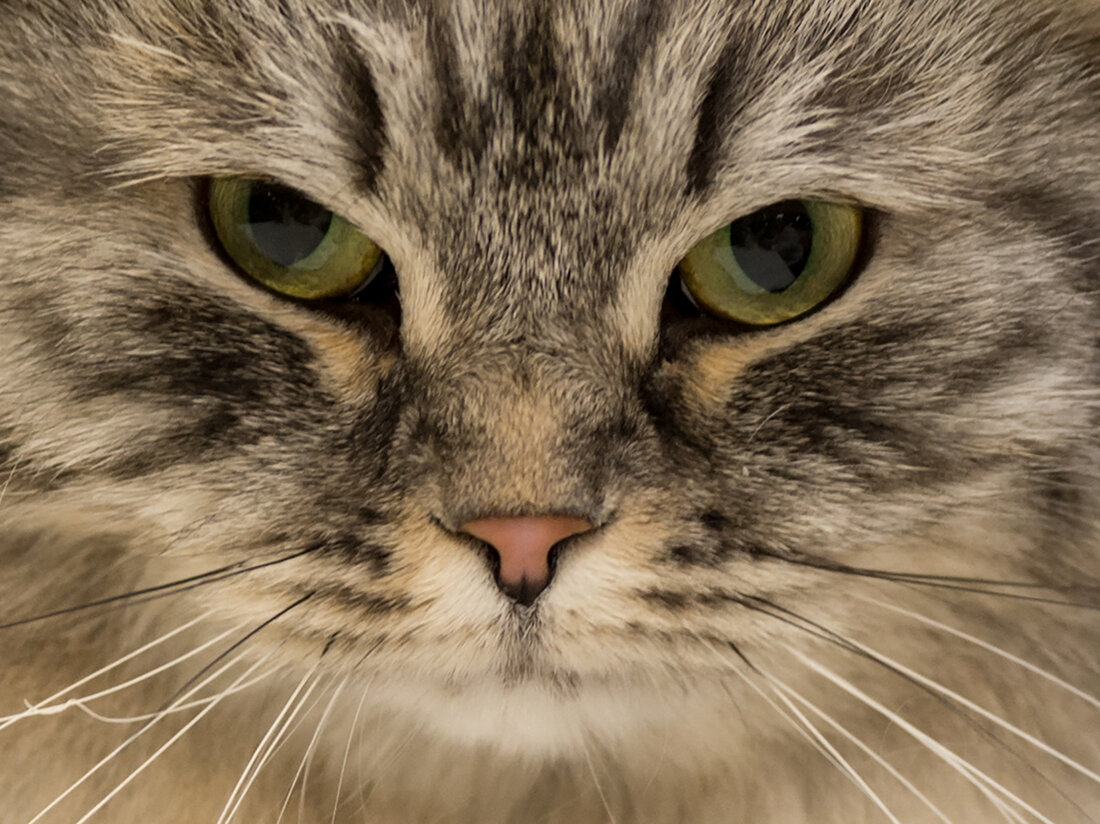
#> input picture photos/secondcat.png, 1100 x 824 px, found by its file name
$ python '07 contourDetection.py'
#> lines starting #> are read from the running program, lines starting #| are printed output that depends on the picture; after the words box and inside, x2 and y2 are one past the last pixel; in counts of white or black regions, pixels touching at a corner belong together
import cv2 as cv

# 07 Contour Detection - Detecting the contours of an image
        #contours are not the same as edges
import numpy as np

img=cv.imread('Photos/secondcat.png')
#> img is the input picture: shape (824, 1100, 3); mean B, G, R 87, 111.8, 131
cv.imshow('Cats', img)

gray = cv.cvtColor(img, cv.COLOR_BGR2GRAY)      #converting image to gray scale
#cv.imshow("Gray", gray)

blur=cv.GaussianBlur(gray, (5,5), cv.BORDER_DEFAULT)        #if we blur image before finding contours, we get fewer countours
#cv.imshow("Blur", blur)

canny_edges= cv.Canny(img, 125, 175)         #find present edges using canny
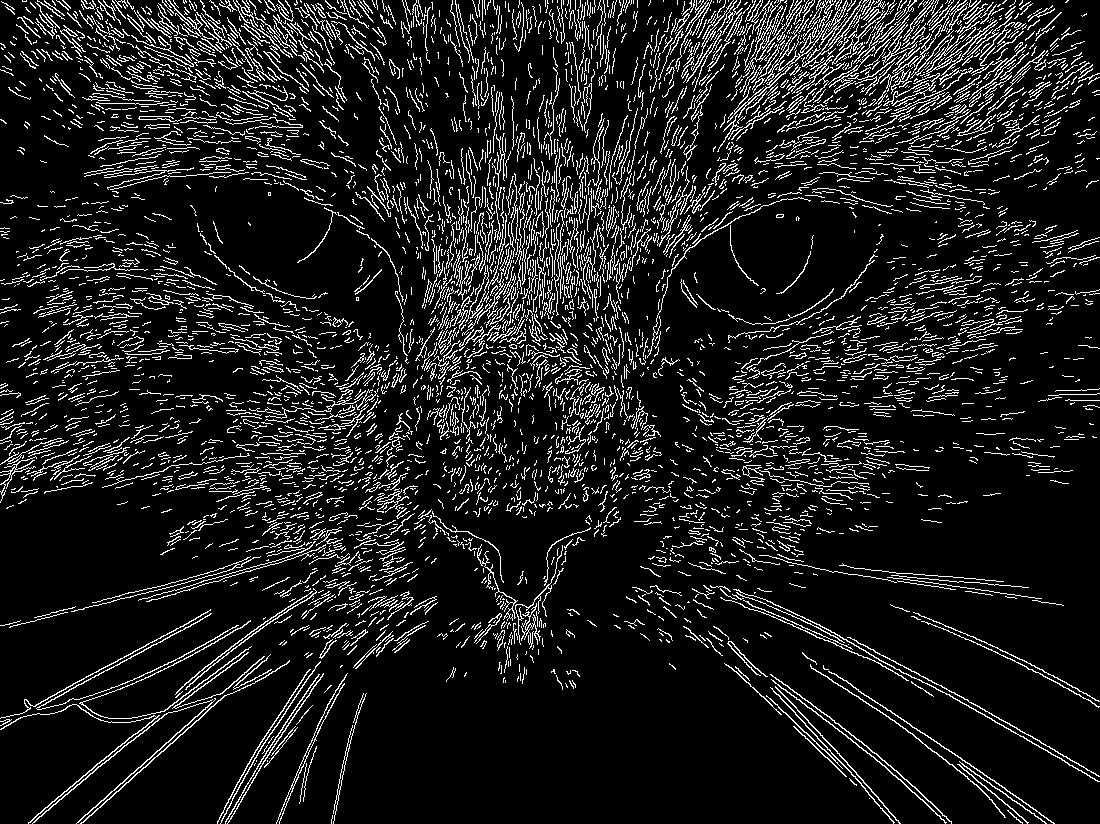
#> canny_edges: shape (824, 1100); 11.1% white in thin lines or dots
cv.imshow('Canny', canny_edges)

canny_edges_blurred= cv.Canny(blur, 125, 175)         #find present edges using canny
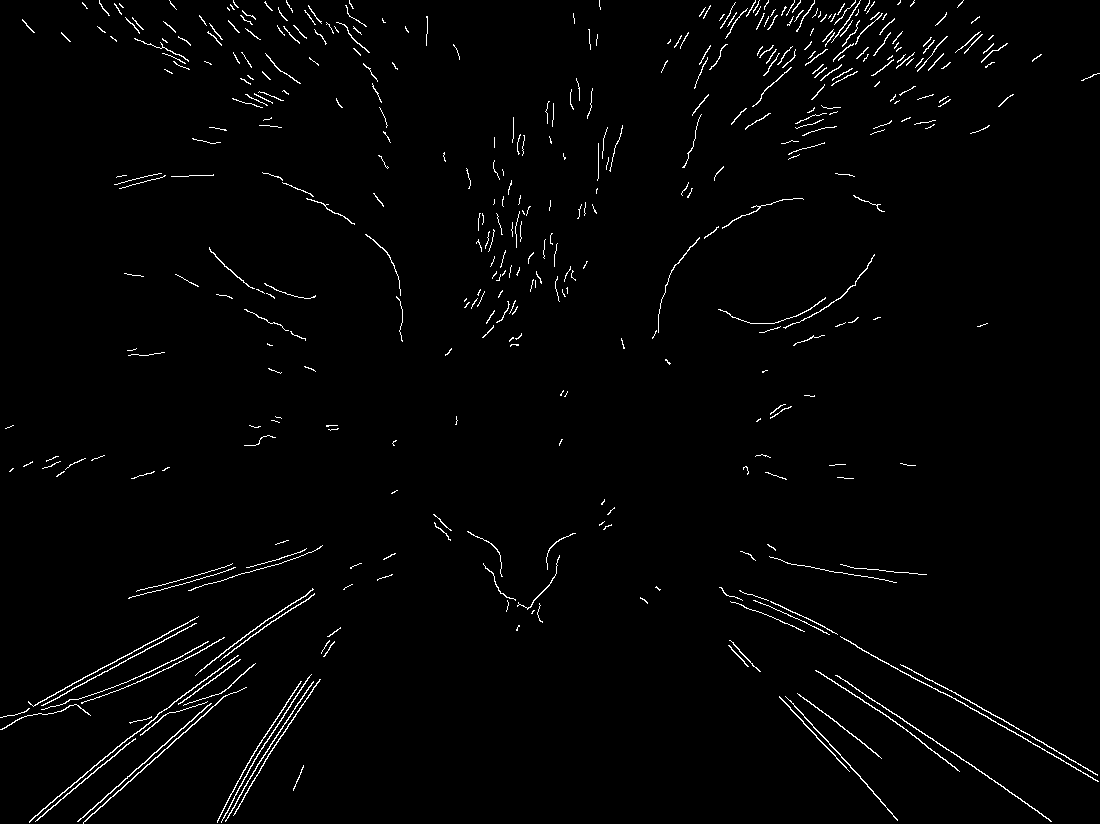
#> canny_edges_blurred: shape (824, 1100); 1.7% white in thin lines or dots
cv.imshow('Canny', canny_edges)


#Method 1 for finding contours - uses canny edges - this method returns 2 things: contours and heirarchies
contours, hierarchies = cv.findContours(canny_edges, cv.RETR_LIST, cv.CHAIN_APPROX_SIMPLE)      #this takes in <canny edges image>, <mode in which to find the contours>, <contour aproximation method>
#> contours = 4937 contours, 4755 with area under 20; largest, box (x1, y1, x2, y2) and area: (778, 0, 862, 72) 446, (733, 589, 1100, 782) 175, (832, 10, 885, 65) 168, (80, 660, 290, 824) 152, (807, 28, 836, 62) 150
                                                                        #cv.RETR_TREE: if you want want all heirarhal contours
                                                                        #cv.RETR_EXTERNAL: if you want only external contours
                                                                        #cv.RETR_LIST: if you want all the contours in the image
                                                                        #CHAIN_APPROX_NONE: does nothing, it just returns all the contours
                                                                        #CHAIN_APPROX_SIMPLE: compresses all the contours returned into simple ones that make sense
                                                                        #ex if you had a line: NONE will give you all the contours/points of that line, SIMPLE will takes all the points of the line and compress them into the 2 endpoints only

    #contours is a list, so we can find the number of contours found by printing the length of the list
#print(len(contours))            #prints how many contours there are
#print(f'{len(contours)} countour(s) found')#prints how many contours there are


#Method 2 for finding contours - uses thresholding - thresholding looks at the image and tries to binarize the image (convert it to white(255) or black(0))
                                                    #if a pixels intensity is below 125:it will be set to 0 or black
                                                    #if a pixels intensity is above 125:it is set to white or 255


ret, thresh = cv.threshold(gray, 125, 255, cv.THRESH_BINARY) #This will take <gray image>, <threshold value(125)>, <max value (255)>, <cv.THRESH_BINARY>
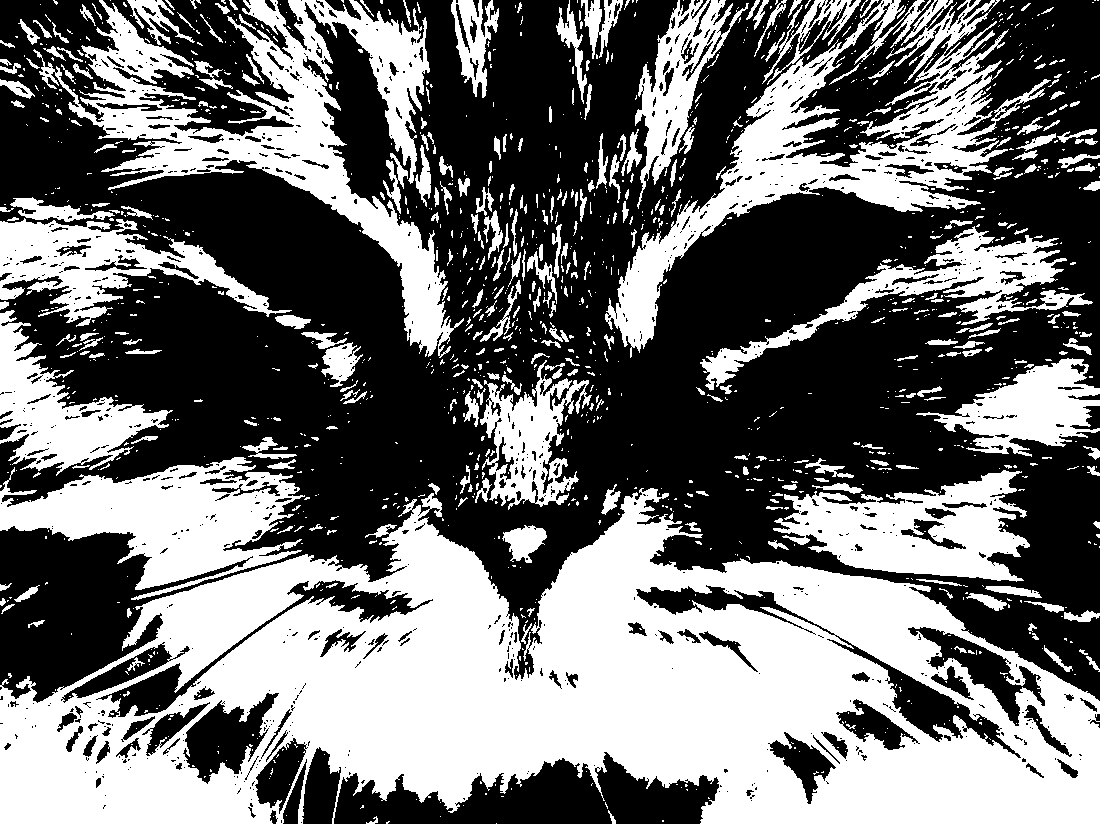
#> thresh: shape (824, 1100); 44.2% white; 1390 white regions (1053 under 20 px)
cv.imshow('Thresh',thresh )

contours2, hierarchies2 = cv.findContours(thresh, cv.RETR_LIST, cv.CHAIN_APPROX_SIMPLE)      #this takes in <canny edges image>, <mode in which to find the contours>, <contour aproximation method>
#> contours2 = 2728 contours, 2214 with area under 20; largest, box (x1, y1, x2, y2) and area: (0, 488, 1100, 824) 232778, (33, 0, 464, 358) 36034, (605, 0, 1051, 358) 32346, (0, 457, 305, 600) 20835, (773, 470, 1030, 582) 16140
#print(f'{len(contours)} countour(s) found')#prints how many contours there are


#Cool feature - You can visualize the contours found on the image by drawing over the image, basically you are drawing the contours found in thresh and canny and drawing it on the blank image
    #we are going to draw these contours on the blank kimage so we know what type of contours opencv found
    #we are going to do this with the cv.drawContours() method
blankforcanny = np.zeros(img.shape, dtype='uint8')     #create a blank image
cv.imshow('Blank', blankforcanny)

blankforthresh = np.zeros(img.shape, dtype='uint8')     #create a blank image
cv.imshow('Blank', blankforthresh)

cv.drawContours(blankforcanny, contours, -1, (0,0,255),1)      #takes in an <image to draw over>, <the contours list>, <contour index: how many contours do you want? (we want all of them so we put -1)>, <color (we can use red so 0,0,255)>,<thickness>
cv.drawContours(blankforthresh, contours2, -1, (0,0,255),1)
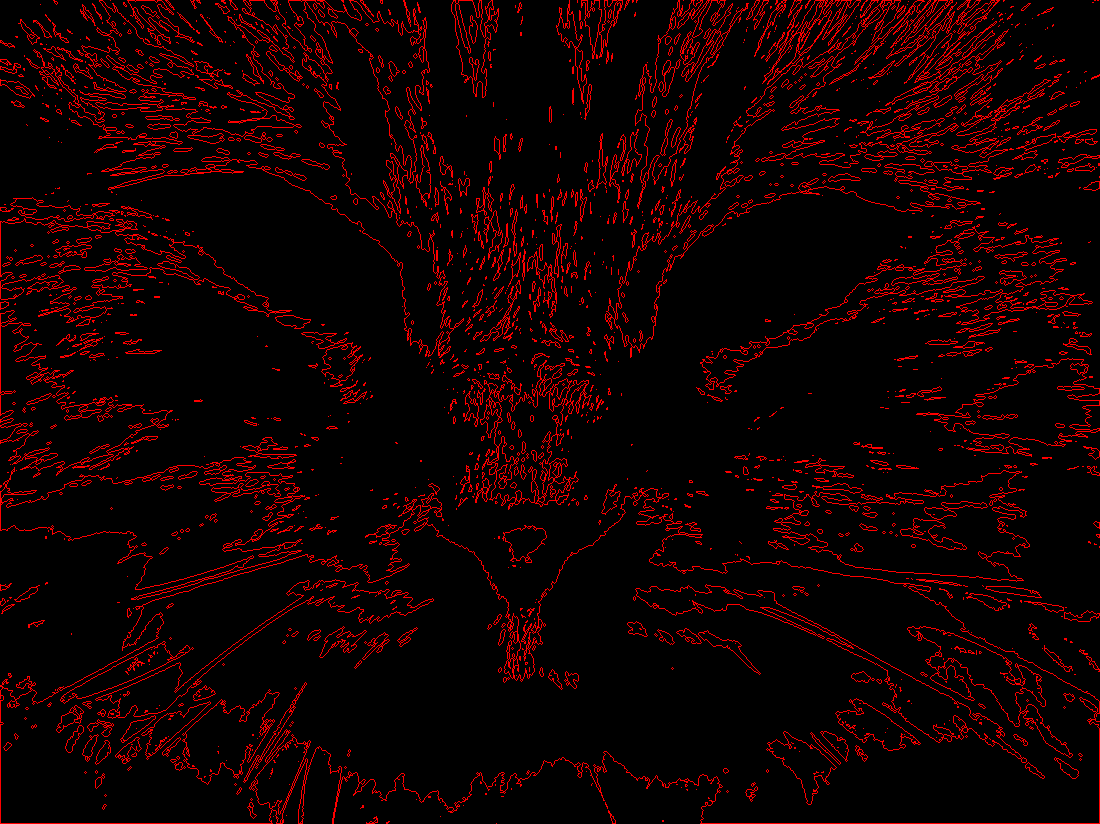
#> blankforthresh: shape (824, 1100, 3); mean of channels 0, 1, 2 0, 0, 19.5; drawn as B, G, R

cv.imshow('Contours Drawn from canny', blankforcanny)
cv.imshow('Contours Drawn from thresh', blankforthresh)

cv.waitKey(0)       #all methods need this

$ run again, with photos/group_1.png copied over photos/secondcat.png
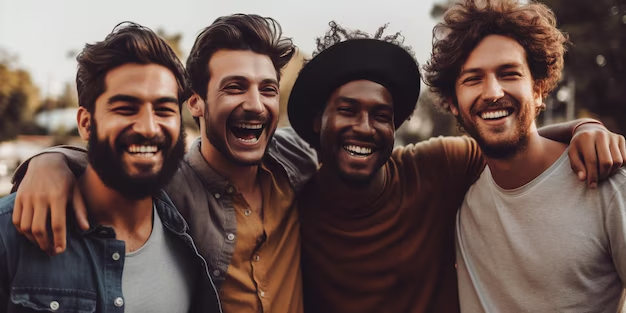
#> input picture photos/group_1.png, 626 x 313 px, found by its file name
#> img is the input picture: shape (313, 626, 3); mean B, G, R 77.8, 83.1, 103.8
#> `canny_edges= cv.Canny(img, 125, 175)`:
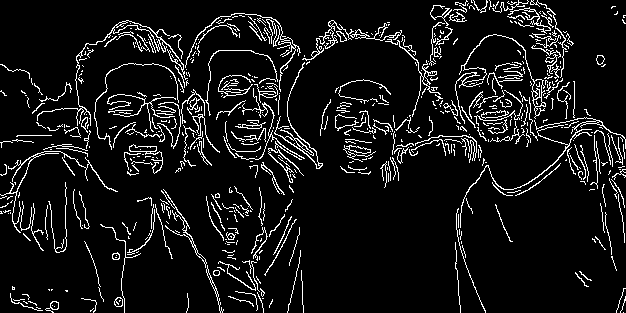
#> canny_edges: shape (313, 626); 8.4% white in thin lines or dots
#> canny_edges_blurred: shape (313, 626); 3.2% white in thin lines or dots
#> contours = 709 contours, 634 with area under 20; largest, box (x1, y1, x2, y2) and area: (37, 20, 188, 126) 408, (455, 34, 546, 124) 316, (274, 62, 323, 169) 236, (113, 20, 161, 48) 212, (129, 144, 163, 174) 162
#> thresh: shape (313, 626); 27.7% white; 196 white regions (149 under 20 px)
#> contours2 = 310 contours, 258 with area under 20; largest, box (x1, y1, x2, y2) and area: (0, 0, 465, 229) 25290, (479, 151, 598, 267) 6864, (117, 209, 183, 313) 3762, (460, 38, 626, 164) 3591, (96, 65, 180, 137) 3068
#> `cv.drawContours(blankforthresh, contours2, -1, (0,0,255),1)`:
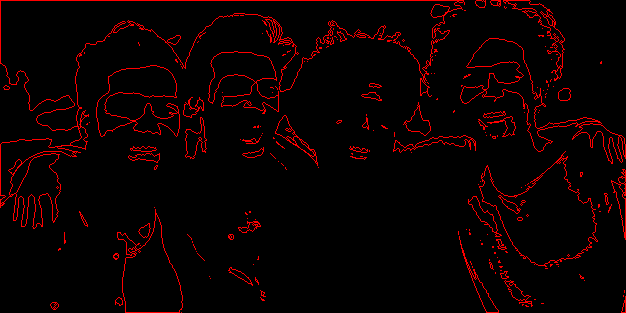
#> blankforthresh: shape (313, 626, 3); mean of channels 0, 1, 2 0, 0, 11.6; drawn as B, G, R
